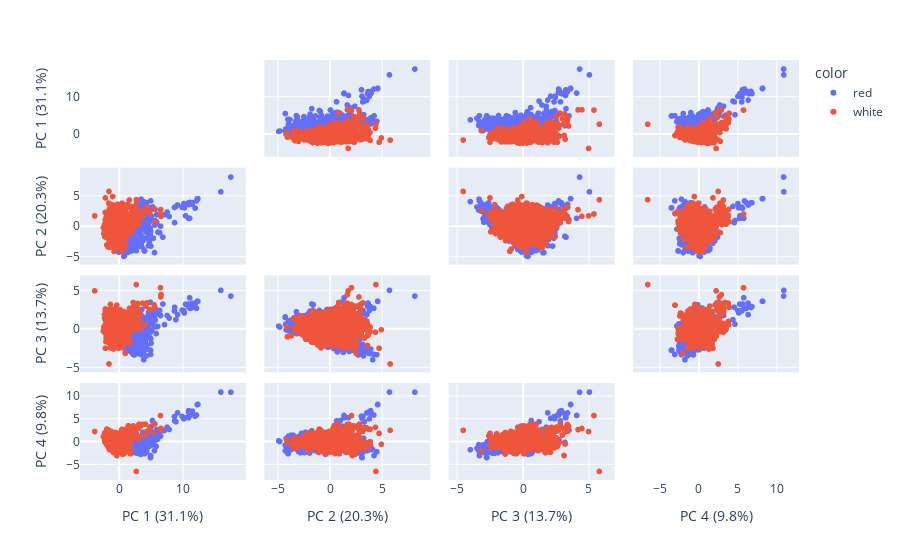

Notebook code for this chart:
### Code cell
"""fig = px.scatter_matrix(
    rescaled_X,
    dimensions=list(rescaled_X),
    color="color"
)
fig.update_traces(diagonal_visible=False)
fig.show()
"""


pca = PCA()
components = pca.fit_transform(rescaled_X[list(rescaled_X)[:-1]])
labels = {
    str(i): f"PC {i+1} ({var:.1f}%)"
    for i, var in enumerate(pca.explained_variance_ratio_ * 100)
}

fig = px.scatter_matrix(
    components,
    labels=labels,
    dimensions=range(4),
    color=rescaled_X["color"],
)
fig.update_traces(diagonal_visible=False)
fig.show()

### Figure 1 — Plotly figure (JSON) as saved in the notebook; plotly's stock layout.template omitted (floating-point values rounded to 4 significant figures; data arrays with more than 128 entries replaced by an {"elided": "..."} marker saying what was removed)
{"data": [{"diagonal": {"visible": false}, "dimensions": [{"axis": {"matches": true}, "label": "PC 1 (31.1%)", "values": {"elided": "1599 float values"}}, {"axis": {"matches": true}, "label": "PC 2 (20.3%)", "values": {"elided": "1599 float values"}}, {"axis": {"matches": true}, "label": "PC 3 (13.7%)", "values": {"elided": "1599 float values"}}, {"axis": {"matches": true}, "label": "PC 4 (9.8%)", "values": {"elided": "1599 float values"}}], "hovertemplate": "color=red<br>%{xaxis.title.text}=%{x}<br>%{yaxis.title.text}=%{y}<extra></extra>", "legendgroup": "red", "marker": {"color": "#636efa", "symbol": "circle"}, "name": "red", "showlegend": true, "type": "splom"}, {"diagonal": {"visible": false}, "dimensions": [{"axis": {"matches": true}, "label": "PC 1 (31.1%)", "values": {"elided": "4898 float values"}}, {"axis": {"matches": true}, "label": "PC 2 (20.3%)", "values": {"elided": "4898 float values"}}, {"axis": {"matches": true}, "label": "PC 3 (13.7%)", "values": {"elided": "4898 float values"}}, {"axis": {"matches": true}, "label": "PC 4 (9.8%)", "values": {"elided": "4898 float values"}}], "hovertemplate": "color=white<br>%{xaxis.title.text}=%{x}<br>%{yaxis.title.text}=%{y}<extra></extra>", "legendgroup": "white", "marker": {"color": "#EF553B", "symbol": "circle"}, "name": "white", "showlegend": true, "type": "splom"}], "layout": {"dragmode": "select", "legend": {"title": {"text": "color"}, "tracegroupgap": 0}, "margin": {"t": 60}}}
